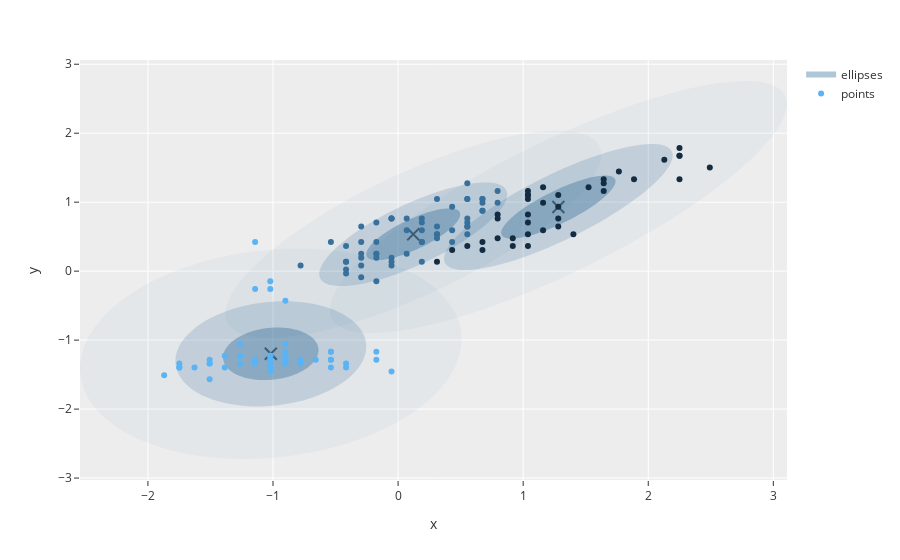

Source (notebook cell):
### Code cell
plot_gaussian_mixtures(gmm, iris_x_scaled)
